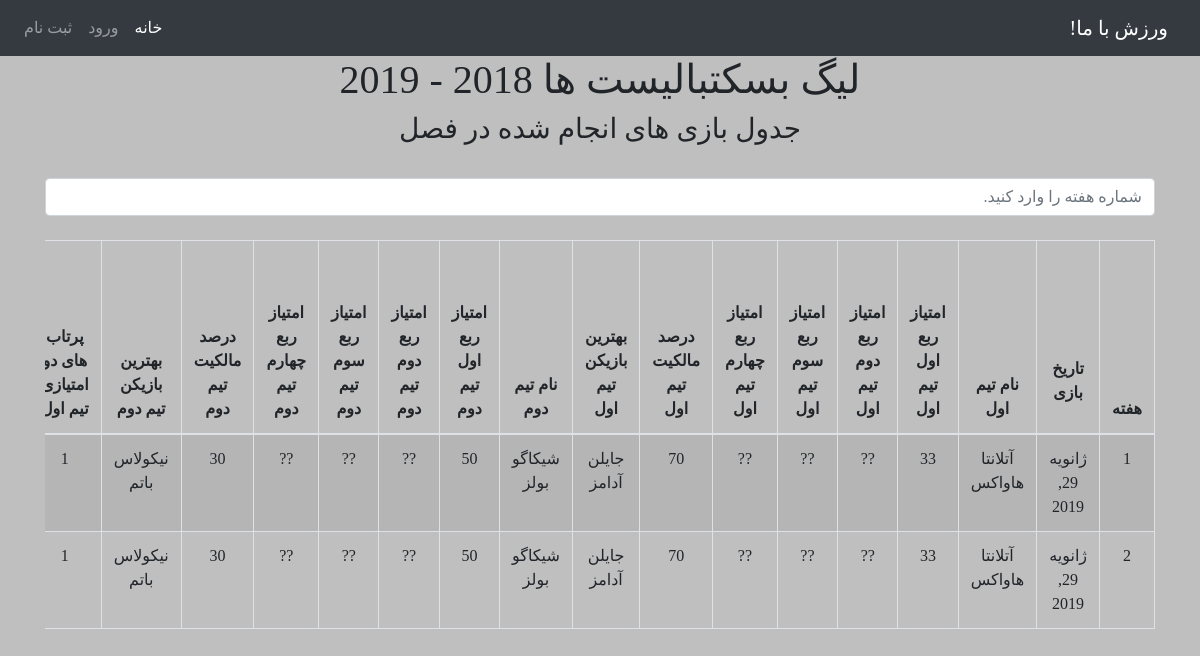
The page /1/basketball/league_detail on the database its author committed.
### sport/models/basketball_models.py (models this page shows, shortened)
class BasketballLeague(League):
    pass

class BasketballGame(Game):
    league = models.ForeignKey(BasketballLeague, on_delete=models.CASCADE, blank=True, null=True)

class BasketballTeamInBasketballGame(models.Model):
    game = models.ForeignKey(BasketballGame, on_delete=models.CASCADE)
    team = models.ForeignKey(BasketballTeam, on_delete=models.CASCADE)
    team_score_Q1 = models.IntegerField(blank=True, null=True)
    team_score_Q2 = models.IntegerField(blank=True, null=True)
    team_score_Q3 = models.IntegerField(blank=True, null=True)
    team_score_Q4 = models.IntegerField(blank=True, null=True)
    property_percent = models.IntegerField(blank=True, null=True)
    situation = models.CharField(max_length=3, choices=TEAM_SITUATION_IN_GAME, blank=True, null=True)
    best_player = models.ForeignKey(BasketballPlayer, on_delete=models.CASCADE, blank=True, null=True)

class BasketballTeam(Team):
    followers = models.ManyToManyField(User, blank=True, null=True)

class BasketballPlayer(Player):
    team = models.ForeignKey(BasketballTeam, on_delete=models.CASCADE)
    post = models.CharField(max_length=2, choices=BASKETBALL_POST_CHOICES)

### sport/views/basketball_views.py (the view)
# urls.py: path('<int:league_id>/basketball/league_detail', basketball_league_detail, name='league_detail_basketball'),
def basketball_league_detail(request, league_id):
    league = get_object_or_404(BasketballLeague, pk=league_id)
    games_separated_by_weeks = separate_by_week_basketball(league)
    details_of_games_separated_by_weeks = []
    for gw in games_separated_by_weeks:
        details_of_games_of_current_week = []
        for g in gw:
            details = get_details_of_game_basketball(g)
            details_of_games_of_current_week.append(details)
        details_of_games_separated_by_weeks.append(details_of_games_of_current_week)
    context = {
        'league': league,
        'details_of_games_separated_by_weeks': details_of_games_separated_by_weeks
    }
    return render(request, 'sport/basketball/basketball_league_deatail.html', context)

### sport/models/abstract_models.py (called while the page is built)
    def __str__(self):
        s = self.first_name + " " + self.last_name
        return s

### sport/template_tags/custom_tags.py (called while the page is built)
@register.filter
def get_item(dictionary, key):
    return dictionary.get(key)

### sport/views/basketball_views.py (called while the page is built)
def get_details_basketball(events):
    total_2PT = 0
    total_3PT = 0
    total_E = 0
    total_R = 0
    total_P = 0
    total_LP = 0
    total_CH = 0
    for e in events:
        if e.event_type == '2PT':
            total_2PT += 1
        elif e.event_type == '3PT':
            total_3PT += 1
        elif e.event_type == 'E':
            total_E += 1
        elif e.event_type == 'R':
            total_R += 1
        elif e.event_type == 'P':
            total_P += 1
        elif e.event_type == 'LP':
            total_LP += 1
        elif e.event_type == 'CH':
            total_CH += 1
    return {'total_2PT': total_2PT,
            'total_3PT': total_3PT,
            'total_E': total_E,
            'total_R': total_R,
            'total_P': total_P,
            'total_LP': total_LP,
            'total_CH': total_CH,
            }

def get_details_of_game_basketball(game):
    teams = game.basketballteaminbasketballgame_set.all()
    team = teams[0].team
    events = get_events_by_game_and_team_basketball(game, team)
    first_team_details = get_details_basketball(events)
    team = teams[1].team
    events = get_events_by_game_and_team_basketball(game, team)
    second_team_details = get_details_basketball(events)
    details = {
        'game': game,
        'teams': teams,
        'first_team_details': first_team_details,
        'second_team_details': second_team_details
    }
    return details

def get_events_by_game_and_team_basketball(game, team):
    events_ = game.basketballevent_set.all()
    events = []
    for e in events_:
        if e.doer.team == team:
            events.append(e)
    return events

### sport/templates/sport/basketball/basketball_league_deatail.html (shortened to what this page needs)
{% extends 'base.html' %}
{% block content %}
    <head>
    </head>
    <body>
    {% load custom_tags %}
    <h1>{{ league.name }} {{ league.year }} - {{ league.year|add:1 }}</h1>
    <div class="container">
        <h3>جدول بازی های انجام شده در فصل</h3>
        <br>
        <input class="form-control" type="text" id="myInput" onkeyup="myFunction()"
               placeholder="شماره هفته را وارد کنید.">
        <br>
        <div class="table-responsive">
            <table class="table table-bordered table-striped" id="myTable">
                <thead>
                <tr>
                    <th>هفته</th>
                    <th><p>تاریخ بازی</p></th>
                    <th>نام تیم اول</th>
                    <th>امتیاز ربع اول  تیم اول</th>
                    <th>امتیاز ربع دوم  تیم اول</th>
                    <th>امتیاز ربع سوم  تیم اول</th>
                    <th>امتیاز ربع چهارم  تیم اول</th>
                    <th>درصد مالکیت تیم اول</th>
                    <th>بهترین بازیکن تیم اول</th>
                    <th>نام تیم دوم</th>
                    <th>امتیاز ربع اول تیم دوم</th>
                    <th>امتیاز ربع دوم تیم دوم</th>
                    <th>امتیاز ربع سوم تیم دوم</th>
                    <th>امتیاز ربع چهارم تیم دوم</th>
                    <th>درصد مالکیت تیم دوم</th>
                    <th>بهترین بازیکن تیم دوم</th>
                    <th>پرتاب های دو امتیازی تیم اول</th>
                </tr>
                </thead>
                <tbody>
                {% for dgw in details_of_games_separated_by_weeks %}
                    {% with forloop.counter as outer_counter %}
                        {% if dgw %}
                            <tr>
                                {% for dg in dgw %}
                                    <td>{{ outer_counter }}</td>
                                    {% for key, value in dg.items %}
                                        {% ifequal key "game" %}
                                            <td>{{ value.date }}</td>
                                        {% endifequal %}
                                        {% ifequal key "teams" %}
                                            {% for t in value %}
                                                <td>{% if t.team.name %}{{ t.team.name }} {% else %}?? {% endif %} </td>
                                                <td>{% if t.team_score_Q1 %}{{ t.team_score_Q1 }} {% else %}
                                                    ?? {% endif %} </td>
                                                <td>{% if t.team_score_Q2 %}{{ t.team_score_Q2 }} {% else %}
                                                    ?? {% endif %} </td>
                                                <td>{% if t.team_score_Q3 %}{{ t.team_score_Q3 }} {% else %}
                                                    ?? {% endif %} </td>
                                                <td>{% if t.team_score_Q4 %}{{ t.team_score_Q4 }} {% else %}
                                                    ?? {% endif %} </td>
                                                <td>{% if t.property_percent %}{{ t.property_percent }} {% else %}
                                                    ?? {% endif %} </td>
                                                <td>{% if t.best_player %}{{ t.best_player }} {% else %}
                                                    ?? {% endif %} </td>
                                            {% endfor %}
                                        {% endifequal %}
                                    {% endfor %}
                                    <td>{{ dg|get_item:"first_team_details"|get_item:"total_2PT" }}
                                    </td>
                                {% endfor %}
                            </tr>
                        {% endif %}
                    {% endwith %}
                {% endfor %}
                </tbody>
            </table>
        </div>
    </div>
    </body>
{% endblock %}

### sport/templates/sport/basketball/basketball_league_deatail.html (style rules this page uses)
th { word-break: keep-all; word-wrap: normal; width: max-content; height: 10px; }

### rows shown on the page
BasketballLeague: name "لیگ بسکتبالیست ها", year|add "2019"
BasketballGame: outer_counter "1", date "ژانویه 29, 2019", dg "1", outer_counter "2"
BasketballTeamInBasketballGame: team.name "آتلانتا هاواکس", team_score_Q1 "33", property_percent "70", best_player "جایلن آدامز"
BasketballTeamInBasketballGame: team.name "شیکاگو بولز", team_score_Q1 "50", property_percent "30", best_player "نیکولاس باتم"
